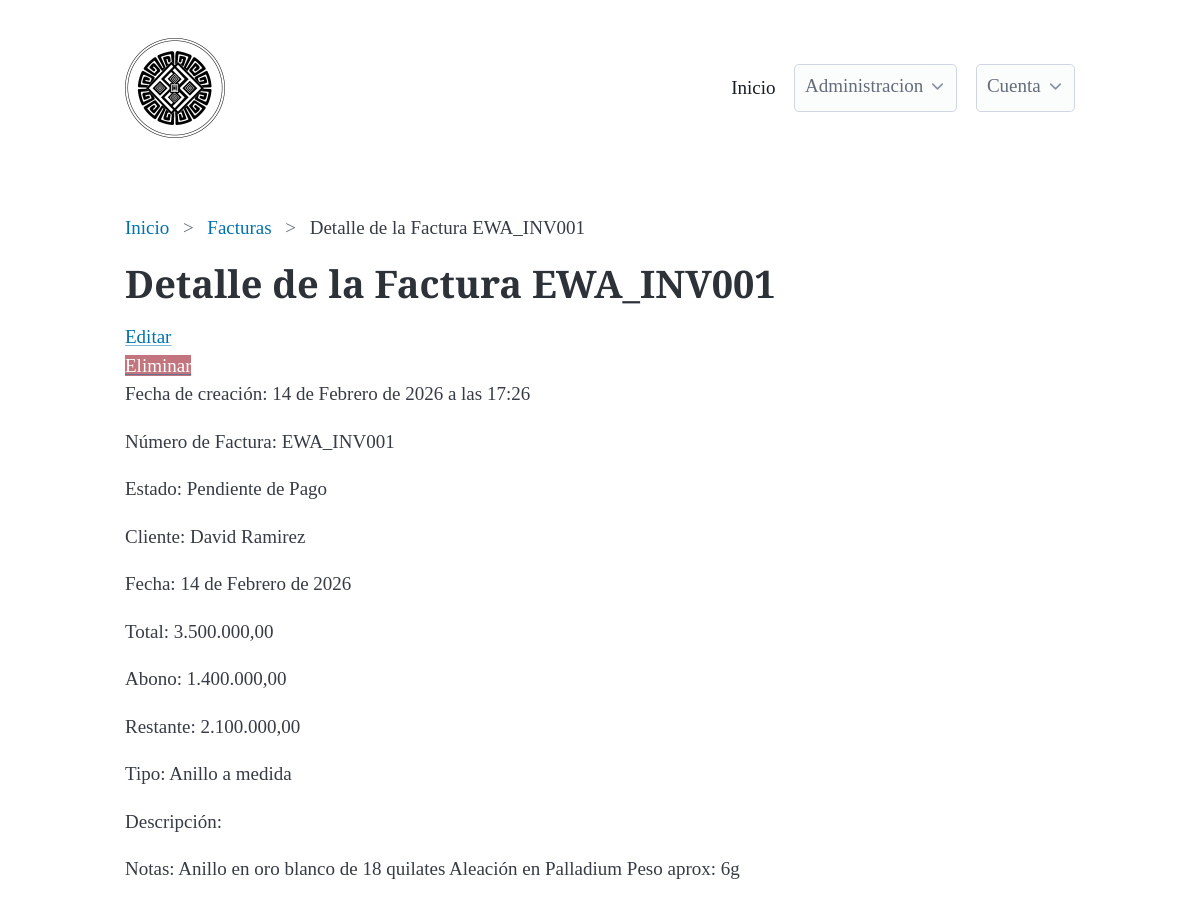
The app's page /invoices/invoices_detail/1/ (signed in) with its own data.
### invoices/models.py (models this page shows, shortened)
class Invoice(models.Model):
    def generate_invoice_number():
        last_invoice = Invoice.objects.all().aggregate(Max('id'))['id__max']
        next_number = 1 if last_invoice is None else last_invoice + 1
        return f'EWA_INV{next_number:03d}'
    client = models.ForeignKey(Client, on_delete=models.CASCADE, null=True, blank=True)
    invoice_number = models.CharField(max_length=100, null=True, blank=True, default=generate_invoice_number)
    invoice_type = models.CharField(max_length=100, null=True, blank=True)
    invoice_date = models.DateField(null=False, blank=False, default=timezone.now)
    INVOICE_STATUS_CHOICES = [
        ('Pendiente de Pago', 'Pendiente de Pago'),
        ('Pagado', 'Pagado'),
        ('Cancelado', 'Cancelado'),
    ]
    invoice_status = models.CharField(max_length=100, null=True, blank=True, choices=INVOICE_STATUS_CHOICES, default='Pendiente de Pago')
    observation = models.TextField(null=True, blank=True)
    invoice_quantity = models.IntegerField(null=True, blank=True)
    invoice_discount = models.DecimalField(max_digits=10, decimal_places=2, null=True, blank=True)
    invoice_discount_description = models.CharField(max_length=100, null=True, blank=True)
    invoice_total = models.DecimalField(max_digits=10, decimal_places=2, null=True, blank=True)
    invoice_balance = models.DecimalField(max_digits=10, decimal_places=2, null=True, blank=True)
    additional_notes = models.TextField(null=True, blank=True)
    created_at = models.DateTimeField(auto_now_add=True)
    email_sent = models.BooleanField(null=True, blank=True, default=False)

### clients/models.py (models this page shows, shortened)
class Client(models.Model):
    created_at = models.DateTimeField(auto_now_add=True, null=True, blank=True)
    name = models.CharField(max_length=100, null=False, blank=False, validators=[MinLengthValidator(3)])
    email = models.EmailField(null=True, blank=True, validators=[EmailValidator])
    phone = models.CharField(max_length=15, null=True, blank=True, validators=[MinLengthValidator(10), RegexValidator(r'^\d{10}$')])
    address = models.TextField(max_length=255, null=True, blank=True)
    DOCUMENT_TYPE_CHOICES = [
        ('CC', 'Cédula de Ciudadanía'),
        ('TI', 'Tarjeta de Identidad'),
        ('CE', 'Cédula de Extranjería'),
        ('NIT', 'Número de Identificación Tributaria'),
        ('PAS', 'Pasaporte'),
    ]
    document_type = models.CharField(max_length=100, null=True, blank=True, choices=DOCUMENT_TYPE_CHOICES)
    document_number = models.CharField(max_length=100, null=True, blank=True)

### invoices/views.py (the view)
# urls.py: path('invoices_detail/<int:pk>/', views.InvoicesDetailView.as_view(), name='invoices_detail'),
class InvoicesDetailView(LoginRequiredMixin, DetailView):
    model = Invoice
    template_name = 'invoices/invoices_detail.html'
    context_object_name = 'invoice'
    def get_context_data(self, **kwargs):
        context = super().get_context_data(**kwargs)
        total = context['invoice'].invoice_total or 0
        balance = context['invoice'].invoice_balance or 0
        context['restante'] = total - balance
        return context

### invoices/templates/invoices/invoices_detail.html (shortened to what this page needs)
{% extends 'base.html' %}
{% block breadcrumb %}
<nav aria-label="breadcrumb">
    <ul>
       <li><a href="{% url 'dashboard:dashboard' %}">Inicio</a></li>
       <li><a href="{% url 'invoices:invoices_list' %}">Facturas</a></li>
       <li>Detalle de la Factura {{ invoice.invoice_number }}</li>
    </ul>
  </nav>
{% endblock %}
{% block content %}
<h1>Detalle de la Factura {{ invoice.invoice_number }}</h1>
<div class="row">
    <div class="col-md-6">
        <a href="{% url 'invoices:invoices_update' invoice.id %}" class="btn btn-primary">Editar</a>
    </div>
    <div class="col-md-6">
        <a href="{% url 'invoices:invoices_delete' invoice.id %}" class="btn btn-danger">Eliminar</a>
    </div>
</div>
<p>Fecha de creación: {{ invoice.created_at }}</p>
<p>Número de Factura: {{ invoice.invoice_number }}</p>
<p>Estado: {{ invoice.invoice_status }}</p>
<p>Cliente: {{ invoice.client.name }}</p>
<p>Fecha: {{ invoice.invoice_date }}</p>
<p>Total: {{ invoice.invoice_total }}</p>
<p>Abono: {{ invoice.invoice_balance }}</p>
<p>Restante: {{ restante }}</p>
<p>Tipo: {{ invoice.invoice_type }}</p>
<p>Descripción: {{ invoice.description }}</p>
<p>Notas: {{ invoice.observation }}</p>
{% endblock %}

### static/css/style.css (style rules this page uses)
:root { font-family: 'Cormorant', serif; }
h1 { font-size: 2rem; font-weight: 700; font-family: 'Cormorant', serif; }
.btn-danger { background-color: #c2757c; color: white; border: none; }

### records on screen
Invoice: invoice_number "EWA_INV001", created_at "14 de Febrero de 2026 a las 17:26", invoice_status "Pendiente de Pago", client.name "David Ramirez", invoice_date "14 de Febrero de 2026", invoice_total "3.500.000,00", invoice_balance "1.400.000,00", invoice_type "Anillo a medida", observation "Anillo en oro blanco de 18 quilates Aleación en Palladium Peso aprox: 6g"

### other values on screen
{{ restante }} "2.100.000,00"
